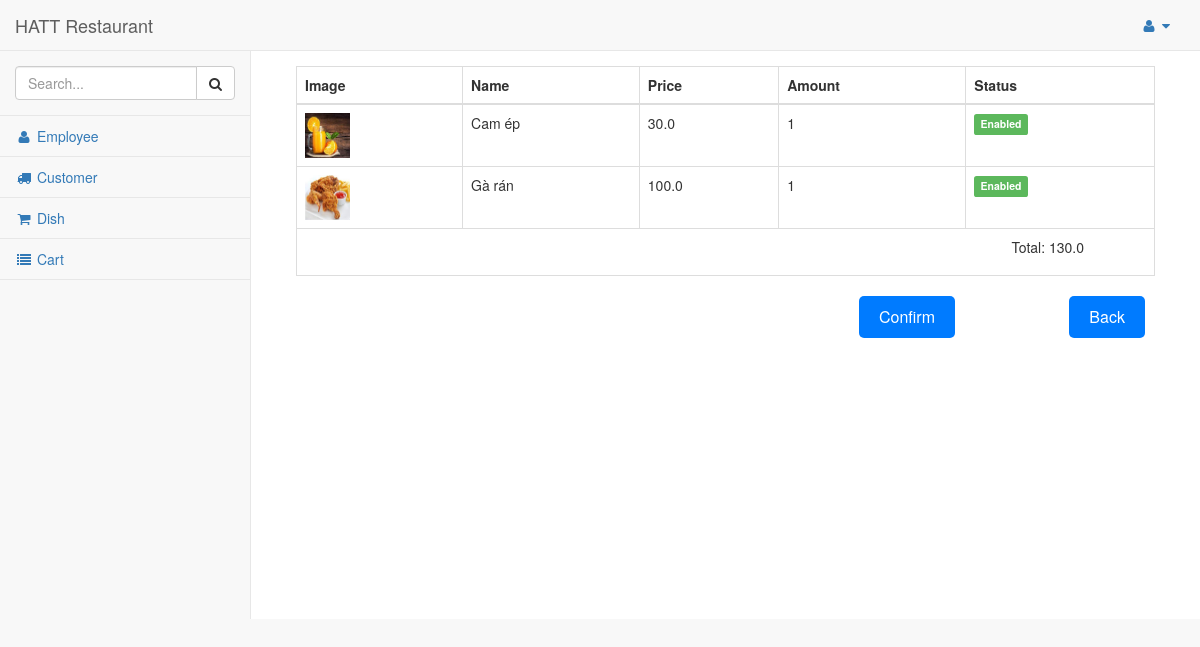
Before: /dashboard/cart_detail/20/ (signed in) with the older database file.
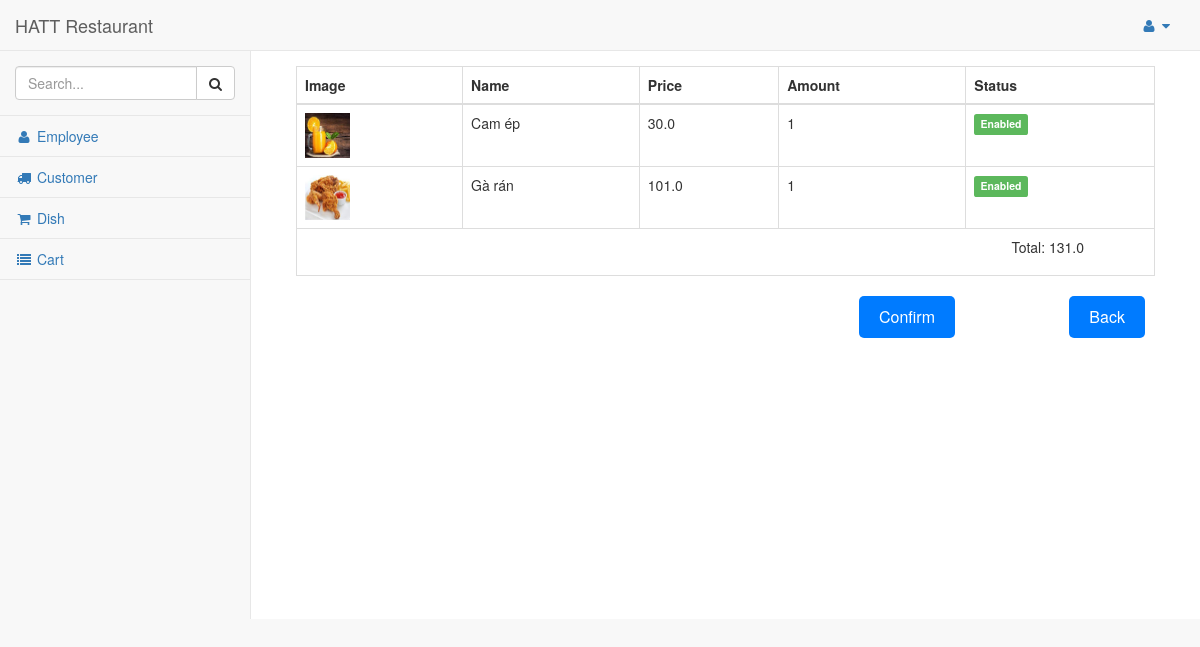
After: the same page with the newer database file.
### res/models.py (models this page shows, shortened)
class Dish(models.Model):
    menu = models.ForeignKey(Menu, on_delete=models.CASCADE)
    disabled = 'Disabled'
    enabled = 'Enabled'
    STATUS = (
        (disabled, disabled),
        (enabled, enabled),
    )
    name = models.CharField(max_length=250)
    status = models.CharField(max_length=50, choices=STATUS)
    price = models.FloatField()
    image = models.FileField(blank=True, null=True)

### res/views.py (the view)
# urls.py: re_path(r'^dashboard/cart_detail/(?P<cartID>\d+)/$',cart_detail, name='cart_detail'),
@login_required
@staff_member_required
def cart_detail(request, cartID):
    detail = []
    total = 0
    orders = Order.objects.filter(cart_id=cartID)
    for order in orders:
        order_detail = {}
        dish = Dish.objects.get(id = order.dish_id)
        total = total + dish.price * order.amount
        order_detail[order.id] = [dish,order.details,order.amount]
        detail.append(order_detail)
    total1 = {"total": total}
    detail.append(total1)
    return render(request, 'admin/cart_detail.html', {'detail': detail, 'cartID': cartID})

### res/templates/admin/cart_detail.html (shortened to what this page needs)
{% load static %}
{% include "includes/base.html" %}
{% include "includes/navbarheader.html" %}
{% include "includes/navtop.html"%}
{% include "includes/sidemenu.html" %}
</nav>
<div id="page-wrapper">
  <div class="panel-body">
    <table width="100%" class="table table-striped table-bordered table-hover" id="dataTables-example">
        <thead>
            <tr>
                <th>Image</th>
                <th>Name</th>
                <th>Price</th>
                <th>Amount</th>
                <th>Status</th>
            </tr>
        </thead>
        <tbody>
          <tr>
            {% for item in detail %}
                {% for id, order in item.items %}
                    {% if id != 'total' %}
                    <tr>
                        <td><img src="/media/{{order.0.image}}" alt="Mô tả hình ảnh" width="45" height="45"></td>
                        <td>{{ order.0.name }}</td>
                        <td>{{ order.0.price }}</td>
                          <td>{{ order.2 }}</td>
                        <td>{% if order.0.status == 'Enabled' %}
                          <span class="label label-success">Enabled</span>
                          {% else %}
                          <span class="label label-danger">Disabled</span>
                          {% endif %}
                        </td>
                    </tr>
                    {%else %}
                        <td colspan="7" style="text-align: right; padding-right:70px;"><p>Total: {{order }}</p></td>
                    {%endif %}
                {% endfor %}
        {% endfor %}
        </tbody>
    </table>
    <form action="{% url 'res:edit_cart' cartID %}" method="POST" style="position: relative;">
      <button type="submit" name="confirm" value="true" onclick=""
        style="background-color: #007bff; color: #fff; padding: 10px 20px;
               border: none; cursor: pointer; border-radius: 5px;
               font-size: 16px; position: absolute; top: 0; right: 200px;">
        Confirm
      </button>
      <button type="button" onclick="window.history.back();"
        style="background-color: #007bff; color: #fff; padding: 10px 20px;
               border: none; cursor: pointer; border-radius: 5px;
               font-size: 16px; position: absolute; top: 0; right: 10px;">
        Back
      </button>
    </form>
</div>
</div>

Changed rows visible on the page:
changed Dish "Gà rán": price "100.0" → "101.0"
Other visible differences:
list line gone: "Total: 130.0"
new list line: "Total: 131.0"
